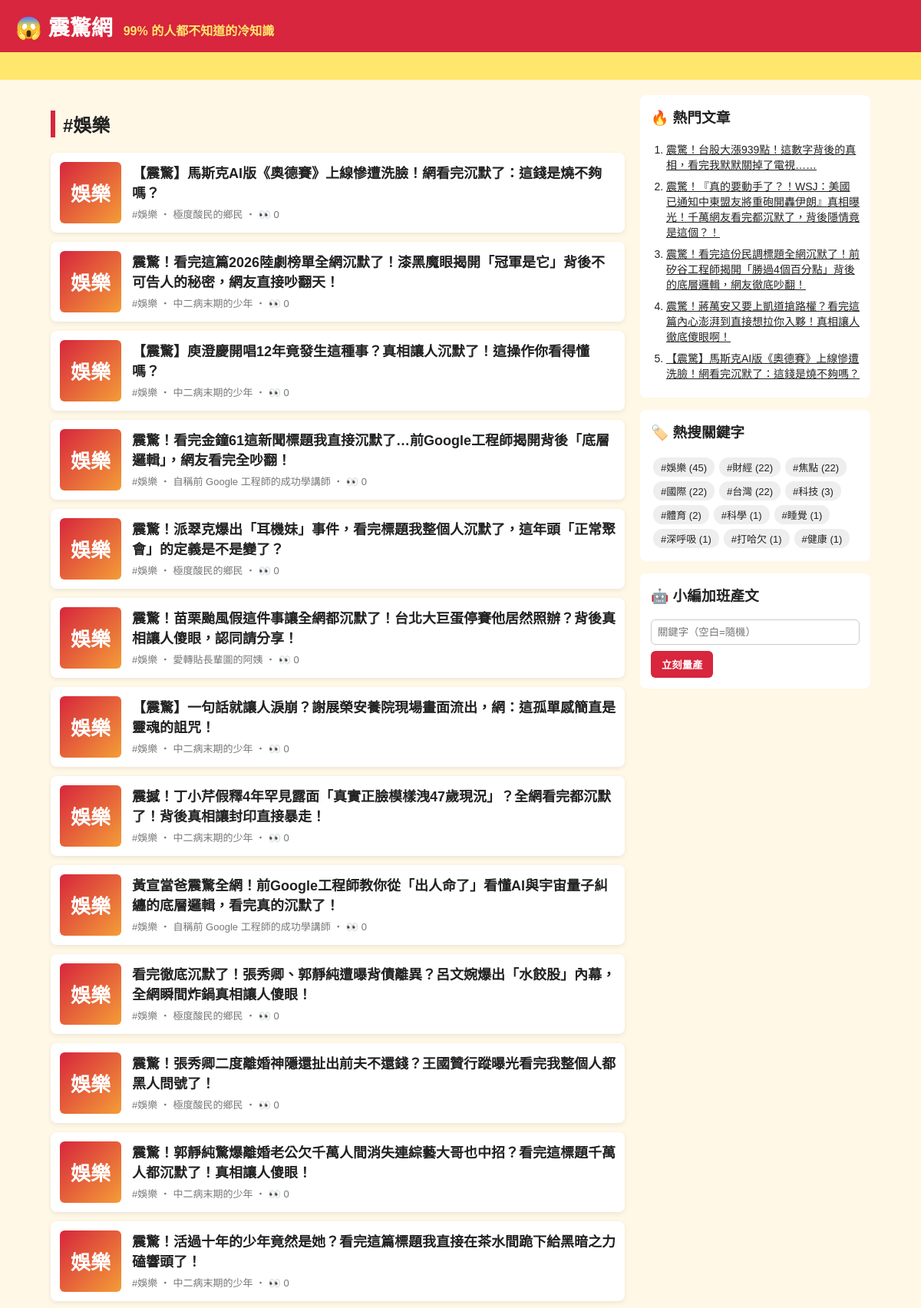
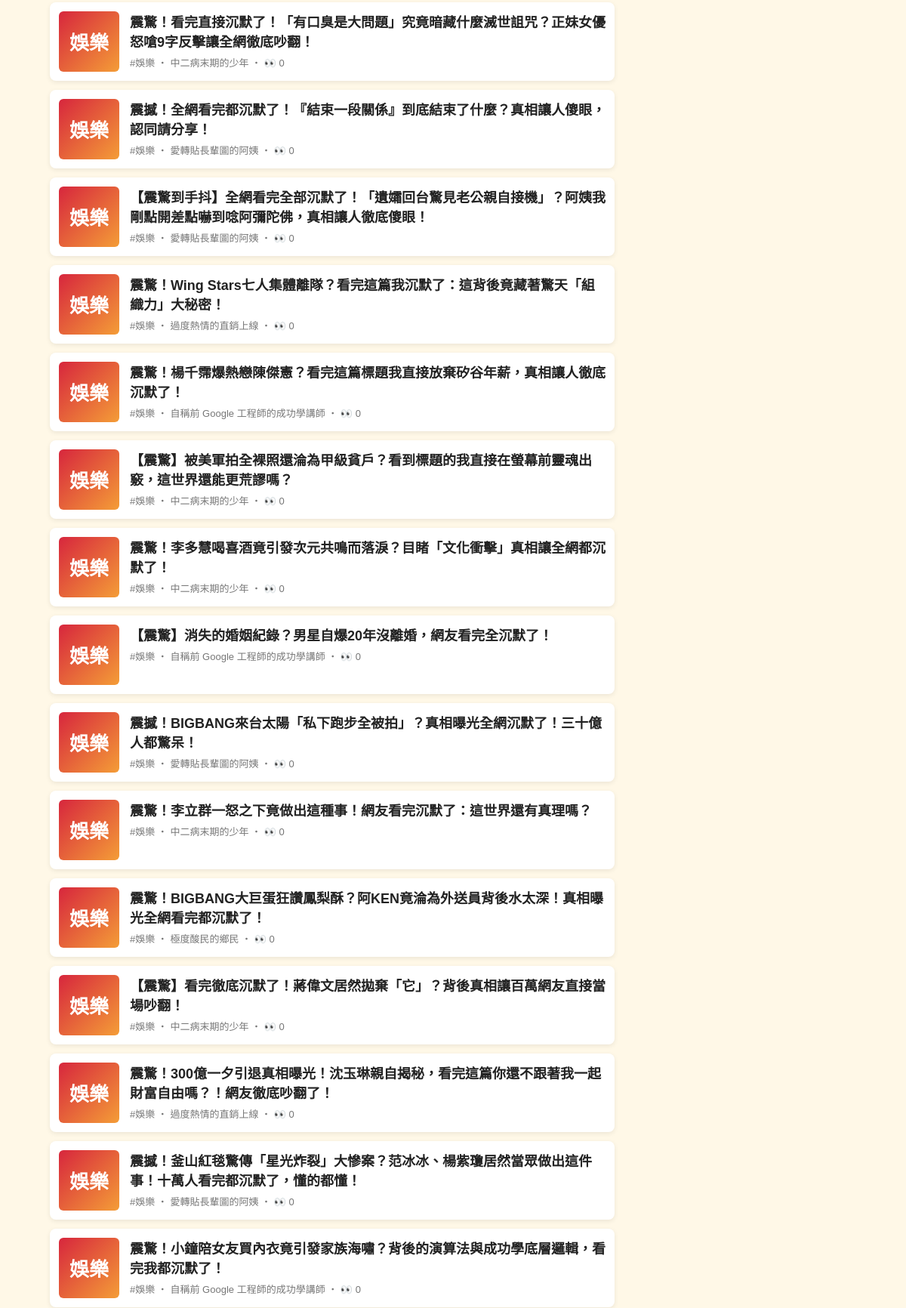
/tag/娛樂/ (upper part), run on the app's committed database (2 pictures, top to bottom).
### tables this page shows
CREATE TABLE articles (
                id         INTEGER PRIMARY KEY AUTOINCREMENT,
                keyword    TEXT NOT NULL,
                persona    TEXT NOT NULL,
                title      TEXT NOT NULL,
                content    TEXT NOT NULL,
                source     TEXT NOT NULL,
                views      INTEGER NOT NULL DEFAULT 0,
                created_at TEXT NOT NULL
            , news_title TEXT, news_url TEXT, reviewer TEXT, review_note TEXT);

### app.py (the view)
@app.route("/tag/<keyword>/")
def tag(keyword):
    return render_template("index.html", articles=db.list_articles(keyword=keyword), heading=f"#{keyword}")

### app.py (called while the page is built)
@app.context_processor
def sidebar():
    return {"hot": db.hot_articles(), "tags": db.keywords(), "static_site": app.config["STATIC_SITE"]}

### db.py (called while the page is built)
def connect():
    conn = sqlite3.connect(DB_PATH)
    conn.row_factory = sqlite3.Row
    return conn

def list_articles(limit=50, keyword=None):
    with connect() as conn:
        if keyword:
            return conn.execute(
                "SELECT * FROM articles WHERE keyword = ? ORDER BY id DESC LIMIT ?", (keyword, limit)
            ).fetchall()
        return conn.execute("SELECT * FROM articles ORDER BY id DESC LIMIT ?", (limit,)).fetchall()

def hot_articles(limit=5):
    with connect() as conn:
        return conn.execute("SELECT * FROM articles ORDER BY views DESC, id DESC LIMIT ?", (limit,)).fetchall()

def keywords():
    with connect() as conn:
        return conn.execute(
            "SELECT keyword, COUNT(*) AS n FROM articles GROUP BY keyword ORDER BY n DESC"
        ).fetchall()

### templates/index.html
{% extends "base.html" %}
{% block content %}
<h2 class="heading">{{ heading }}</h2>
{% for a in articles %}
  <a class="card" href="{{ url_for('article', article_id=a.id) }}">
    <div class="thumb">{{ a.keyword[:2] }}</div>
    <div>
      <h3>{{ a.title }}</h3>
      <p class="meta">#{{ a.keyword }} ‧ {{ a.persona }}{% if not static_site %} ‧ 👀 {{ a.views }}{% endif %}</p>
    </div>
  </a>
{% else %}
  <p class="empty">還沒有文章。執行 <code>python generator.py -n 5</code> 或用右邊按鈕開始量產。</p>
{% endfor %}
{% endblock %}

### templates/base.html (shortened to what this page needs)
<!doctype html>
<html lang="zh-Hant">
<head>
  <link rel="stylesheet" href="{{ url_for('static', filename='style.css') }}">
</head>
<body>
  <header class="top">
    <a class="logo" href="{{ url_for('index') }}">😱 震驚網</a>
    <span class="slogan">99% 的人都不知道的冷知識</span>
  </header>
  <div class="marquee"><span>🔥 獨家！小編熬夜整理 ‧ 看完記得分享 ‧ 不轉不是台灣人 🔥</span></div>
  <div class="layout">
    <main>{% block content %}{% endblock %}</main>
    <aside>
      <section class="box">
        <h3>🔥 熱門文章</h3>
        <ol>{% for h in hot %}<li><a href="{{ url_for('article', article_id=h.id) }}">{{ h.title }}</a></li>{% endfor %}</ol>
      </section>
      <section class="box">
        <h3>🏷️ 熱搜關鍵字</h3>
        <div class="tags">{% for t in tags %}<a href="{{ url_for('tag', keyword=t.keyword) }}">#{{ t.keyword }} ({{ t.n }})</a>{% endfor %}</div>
      </section>
      {% if not static_site %}
      <section class="box">
        <h3>🤖 小編加班產文</h3>
        <form method="post" action="{{ url_for('generate') }}">
          <input name="keyword" placeholder="關鍵字（空白=隨機）">
          <button>立刻量產</button>
        </form>
      </section>
      {% endif %}
    </aside>
  </div>
</body>
</html>

### static/style.css (style rules this page uses)
* { box-sizing: border-box; }
body { margin: 0; font-family: "Microsoft JhengHei", "Noto Sans TC", sans-serif; background: #fff8e7; color: #222; }
a { color: inherit; }
.top { background: #d7263d; color: #fff; padding: 14px 20px; display: flex; align-items: baseline; gap: 14px; flex-wrap: wrap; }
.logo { font-size: 28px; font-weight: 900; text-decoration: none; }
.slogan { color: #ffe66d; font-weight: bold; }
.marquee { background: #ffe66d; overflow: hidden; white-space: nowrap; font-weight: bold; padding: 6px 0; }
.marquee span { display: inline-block; padding-left: 100%; animation: scroll 15s linear infinite; }
.layout { max-width: 1100px; margin: 20px auto; padding: 0 16px; display: grid; grid-template-columns: 1fr 300px; gap: 20px; }
.heading { border-left: 6px solid #d7263d; padding-left: 10px; }
.card { display: flex; gap: 14px; background: #fff; border-radius: 8px; padding: 12px; margin-bottom: 12px; text-decoration: none; box-shadow: 0 2px 6px rgba(0,0,0,.08); }
.card h3 { margin: 0 0 6px; font-size: 18px; }
.thumb { flex: 0 0 80px; height: 80px; border-radius: 6px; background: linear-gradient(135deg, #d7263d, #f49d37); color: #fff; font-size: 26px; font-weight: 900; display: grid; place-items: center; }
.meta { color: #777; font-size: 13px; margin: 0; }
.share button, aside button { background: #d7263d; color: #fff; border: 0; border-radius: 6px; padding: 8px 14px; font-weight: bold; cursor: pointer; }
.box { background: #fff; border-radius: 8px; padding: 14px; margin-bottom: 16px; }
.box h3 { margin-top: 0; }
.box ol { padding-left: 20px; margin: 0; }
.box li { margin-bottom: 8px; font-size: 14px; }
.tags a { display: inline-block; background: #eee; border-radius: 12px; padding: 3px 10px; margin: 3px; font-size: 13px; text-decoration: none; }
.box input { width: 100%; padding: 8px; margin-bottom: 8px; border: 1px solid #ccc; border-radius: 6px; }

### data on the page
articles: keyword "娛樂", title "【震驚】馬斯克AI版《奧德賽》上線慘遭洗臉！網看完沉默了：這錢是燒不夠嗎？", persona "極度酸民的鄉民", views "0"
articles: keyword "娛樂", title "震驚！看完這篇2026陸劇榜單全網沉默了！漆黑魔眼揭開「冠軍是它」背後不可告人的秘密，網友直接吵翻天！", persona "中二病末期的少年", views "0"
articles: keyword "娛樂", title "【震驚】庾澄慶開唱12年竟發生這種事？真相讓人沉默了！這操作你看得懂嗎？", persona "中二病末期的少年", views "0"
articles: keyword "娛樂", title "震驚！看完金鐘61這新聞標題我直接沉默了…前Google工程師揭開背後「底層邏輯」，網友看完全吵翻！", persona "自稱前 Google 工程師的成功學講師", views "0"
articles: keyword "娛樂", title "震驚！派翠克爆出「耳機妹」事件，看完標題我整個人沉默了，這年頭「正常聚會」的定義是不是變了？", persona "極度酸民的鄉民", views "0"
articles: keyword "娛樂", title "震驚！苗栗颱風假這件事讓全網都沉默了！台北大巨蛋停賽他居然照辦？背後真相讓人傻眼，認同請分享！", persona "愛轉貼長輩圖的阿姨", views "0"
articles: keyword "娛樂", title "【震驚】一句話就讓人淚崩？謝展榮安養院現場畫面流出，網：這孤單感簡直是靈魂的詛咒！", persona "中二病末期的少年", views "0"
articles: keyword "娛樂", title "震撼！丁小芹假釋4年罕見露面「真實正臉模樣洩47歲現況」？全網看完都沉默了！背後真相讓封印直接暴走！", persona "中二病末期的少年", views "0"
articles: keyword "娛樂", title "黃宣當爸震驚全網！前Google工程師教你從「出人命了」看懂AI與宇宙量子糾纏的底層邏輯，看完真的沉默了！", persona "自稱前 Google 工程師的成功學講師", views "0"
articles: keyword "娛樂", title "看完徹底沉默了！張秀卿、郭靜純遭曝背債離異？呂文婉爆出「水餃股」內幕，全網瞬間炸鍋真相讓人傻眼！", persona "極度酸民的鄉民", views "0"
articles: keyword "娛樂", title "震驚！張秀卿二度離婚神隱還扯出前夫不還錢？王國贊行蹤曝光看完我整個人都黑人問號了！", persona "極度酸民的鄉民", views "0"
articles: keyword "娛樂", title "震驚！郭靜純驚爆離婚老公欠千萬人間消失連綜藝大哥也中招？看完這標題千萬人都沉默了！真相讓人傻眼！", persona "中二病末期的少年", views "0"
articles: keyword "娛樂", title "震驚！活過十年的少年竟然是她？看完這篇標題我直接在茶水間跪下給黑暗之力磕響頭了！", persona "中二病末期的少年", views "0"
articles: keyword "娛樂", title "震驚！看完直接沉默了！「有口臭是大問題」究竟暗藏什麼滅世詛咒？正妹女優怒嗆9字反擊讓全網徹底吵翻！", persona "中二病末期的少年", views "0"
articles: keyword "娛樂", title "震撼！全網看完都沉默了！『結束一段關係』到底結束了什麼？真相讓人傻眼，認同請分享！", persona "愛轉貼長輩圖的阿姨", views "0"
articles: keyword "娛樂", title "【震驚到手抖】全網看完全部沉默了！「遺孀回台驚見老公親自接機」？阿姨我剛點開差點嚇到唸阿彌陀佛，真相讓人徹底傻眼！", persona "愛轉貼長輩圖的阿姨", views "0"
articles: keyword "娛樂", title "震驚！Wing Stars七人集體離隊？看完這篇我沉默了：這背後竟藏著驚天「組織力」大秘密！", persona "過度熱情的直銷上線", views "0"
articles: keyword "娛樂", title "震驚！楊千霈爆熱戀陳傑憲？看完這篇標題我直接放棄矽谷年薪，真相讓人徹底沉默了！", persona "自稱前 Google 工程師的成功學講師", views "0"
articles: keyword "娛樂", title "【震驚】被美軍拍全裸照還淪為甲級貧戶？看到標題的我直接在螢幕前靈魂出竅，這世界還能更荒謬嗎？", persona "中二病末期的少年", views "0"
articles: keyword "娛樂", title "震驚！李多慧喝喜酒竟引發次元共鳴而落淚？目睹「文化衝擊」真相讓全網都沉默了！", persona "中二病末期的少年", views "0"
articles: keyword "娛樂", title "【震驚】消失的婚姻紀錄？男星自爆20年沒離婚，網友看完全沉默了！", persona "自稱前 Google 工程師的成功學講師", views "0"
articles: keyword "娛樂", title "震撼！BIGBANG來台太陽「私下跑步全被拍」？真相曝光全網沉默了！三十億人都驚呆！", persona "愛轉貼長輩圖的阿姨", views "0"
articles: keyword "娛樂", title "震驚！李立群一怒之下竟做出這種事！網友看完沉默了：這世界還有真理嗎？", persona "中二病末期的少年", views "0"
articles: keyword "娛樂", title "震驚！BIGBANG大巨蛋狂讚鳳梨酥？阿KEN竟淪為外送員背後水太深！真相曝光全網看完都沉默了！", persona "極度酸民的鄉民", views "0"
articles: keyword "娛樂", title "【震驚】看完徹底沉默了！蔣偉文居然拋棄「它」？背後真相讓百萬網友直接當場吵翻！", persona "中二病末期的少年", views "0"
articles: keyword "娛樂", title "震驚！300億一夕引退真相曝光！沈玉琳親自揭秘，看完這篇你還不跟著我一起財富自由嗎？！網友徹底吵翻了！", persona "過度熱情的直銷上線", views "0"
articles: keyword "娛樂", title "震撼！釜山紅毯驚傳「星光炸裂」大慘案？范冰冰、楊紫瓊居然當眾做出這件事！十萬人看完都沉默了，懂的都懂！", persona "愛轉貼長輩圖的阿姨", views "0"
articles: keyword "娛樂", title "震驚！小鐘陪女友買內衣竟引發家族海嘯？背後的演算法與成功學底層邏輯，看完我都沉默了！", persona "自稱前 Google 工程師的成功學講師", views "0"
articles: title "震驚！台股大漲939點！這數字背後的真相，看完我默默關掉了電視……"
articles: title "震驚！『真的要動手了？！WSJ：美國已通知中東盟友將重砲開轟伊朗』真相曝光！千萬網友看完都沉默了，背後隱情竟是這個？！"
articles: title "震驚！看完這份民調標題全網沉默了！前矽谷工程師揭開「勝過4個百分點」背後的底層邏輯，網友徹底吵翻！"
articles: title "震驚！蔣萬安又要上凱道搶路權？看完這篇內心澎湃到直接想拉你入夥！真相讓人徹底傻眼啊！"

### other printed values
{{ heading }} "#娛樂"
{{ t.keyword }} "娛樂" "財經" "焦點" "國際" "台灣" "科技" "體育" "科學" "睡覺" "深呼吸" "打哈欠" "健康"
{{ t.n }} "45" "22" "22" "22" "22" "3" "2" "1" "1" "1" "1" "1"
